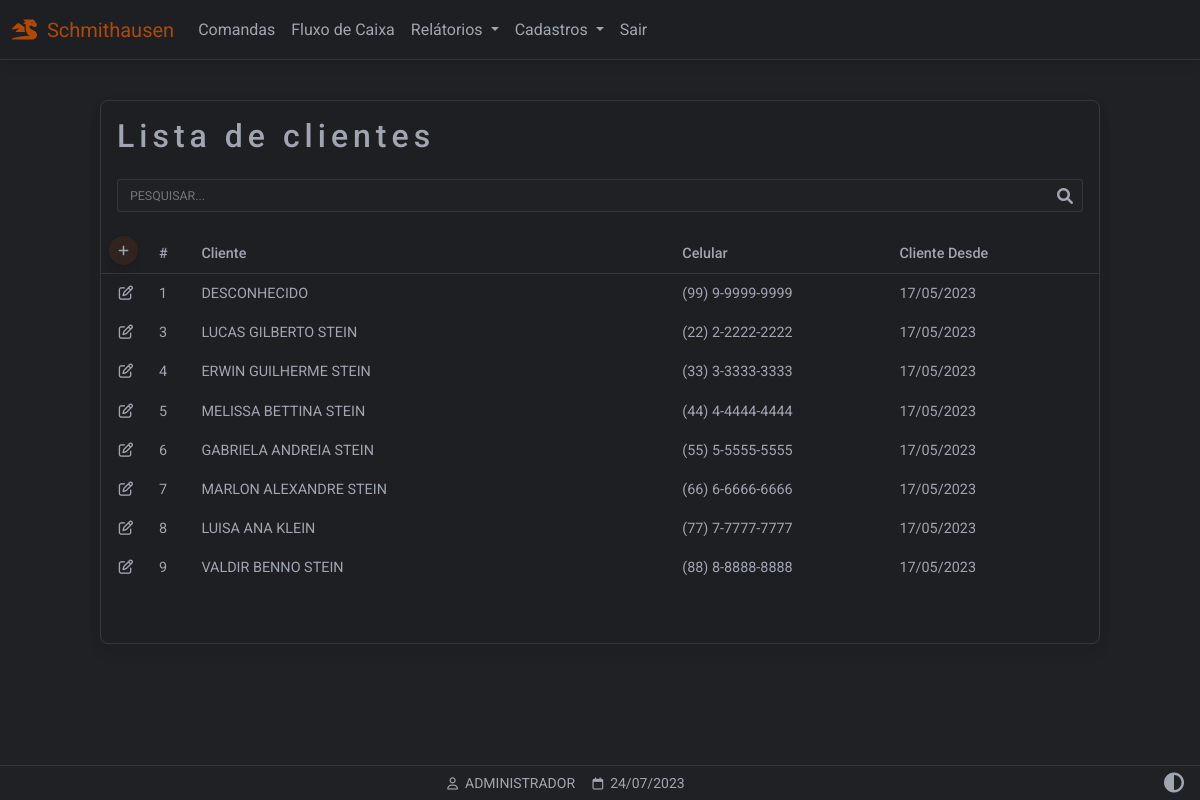
/clientes (signed in), run on the app's committed database.
### website/models.py (models this page shows)
class Cliente(db.Model):
    id = db.Column(db.Integer, primary_key=True)
    fone = db.Column(db.String(150))
    data_criacao = db.Column(db.DateTime(timezone=True), default=func.now())
    nome = db.Column(db.String(150))

class User(db.Model, UserMixin):
    id = db.Column(db.Integer, primary_key=True)
    email = db.Column(db.String(150), unique=True)
    password = db.Column(db.String(150))
    first_name = db.Column(db.String(150))
    user = db.relationship('Produto',backref='produto')

### website/views.py (the view)
@views.route('/clientes', methods=['GET','POST'])
@login_required
def clientes():
    clientes = []
    rows = Cliente.query.all()
    for r in rows:
        clientes.append(r)
    return render_template("clientes_listar.html", user=current_user, data=data, clientes=clientes)

### website/__init__.py (called while the page is built)
def create_app():
    app = Flask(__name__)
    app.config['SECRET_KEY'] = 'hjshjhdjah kjshkjdhjs'
    app.config['SQLALCHEMY_DATABASE_URI'] = f'sqlite:///{DB_NAME}'
    app.config["TEMPLATES_AUTO_RELOAD"] = True
    db.init_app(app)
    from .views import views
    from .auth import auth
    app.register_blueprint(views, url_prefix='/')
    app.register_blueprint(auth, url_prefix='/')
    from .models import User, Cliente, Produto
    with app.app_context():
        db.create_all()
    login_manager = LoginManager()
    login_manager.login_view = 'auth.login'
    login_manager.login_message = u"FAVOR EFETUAR LOGIN!"
    login_manager.init_app(app)
    @login_manager.user_loader
    def load_user(id):
        return User.query.get(int(id))
    return app

### website/templates/clientes_listar.html (shortened to what this page needs)
{% extends "base.html" %}
{% block content %}
<div class="container-fluid" style="min-height:100dvh;padding-top:100px">
<div class="table-responsive w-100 card myTheme-900 larg-max m-auto" style="padding-bottom: 40px">
        <table class="table table-borderless table-sm myTheme-900 ">
            <thead>
                <tr>
                    <h2 class="p-3 ">Lista de clientes</h2>
                </tr>
                <tr>
                <tr>
                    <div class="p-3 pt-0">
                        <div class="form-outline" style="margin-bottom: 0!important;padding-bottom: 0!important;">
                            <input type="text" style="text-transform:uppercase" id="inputPesquisarCliente"
                                class="myInputs form-control-sm" placeholder="Pesquisar..."
                                onkeyup='pesquisarTabelaClientes()' />
                        </div>
                    </div>
                </tr>
                <thead>
                    <tr>
                        <th class="text-nowrap" scope="col">
                            <a href="/clientes_cadastrar" class="p-2 btn btn-sm btn-floating btn-add">
                                <i class="fa-solid fa-plus"></i>
                            </a>
                        </th>
                        <th class="text-nowrap" scope="col">#</th>
                        <th class="text-nowrap" scope="col" style="min-width: 280px;">Cliente</th>
                        <th class="text-nowrap" scope="col">Celular</th>
                        <th class="text-nowrap" scope="col">Cliente Desde</th>
                        <th class="text-nowrap" scope="col"></th>
                    </tr>
                </thead>
            <tbody id="tb-clientes">
                {% for i in clientes %}
                <tr>
                    <td class="text-center" style="width: 50px">
                        <a role="button" class="" href="/clientes_atualizar/{{ i.id }}">
                            <i class="fa-regular fa-pen-to-square"></i>
                        </a>
                    </td>
                    <td class="text-nowrap" scope="row"> {{ i.id }} </td>
                    <td class="text-nowrap" scope="row"> {{ i.nome }} </td>
                    <td class="text-nowrap" scope="row"> {{ i.fone }} </td>
                    <td class="text-nowrap" scope="row"> {{ i.data_criacao.strftime('%d/%m/%Y') }} </td>
                    <td>
                    </td>
                </tr>
                {% endfor %}
            </tbody>
        </table>
    </div>
</div>
{% endblock %}
{% block titlefooter %}
<span>
    &nbsp;{{ user.first_name.split()[0] | upper }}
    <span>
        &nbsp;{{ data.strftime('%d/%m/%Y') }}
    </span>
    {% endblock %}

### website/static/css/base.css (style rules this page uses)
:root { --custom-color: 211, 84, 0; --color-primary: 59, 113, 202; --color-secondary: 159,166,178; --color-success: 20,164,77; --color-danger: 220, 76, 76; --color-warning: 228,161,27; --color-info: 84,180,211; --color-ligth: 251,251,251; --color-theme-500: 32, 33, 36; --color-theme-900: 30, 31, 34; --cor-fonte: 159,166,178; --cor-da-borda: 53, 56, 59; }
.larg-max { max-width: 1000px!important; }
h2 { letter-spacing: 5px; }
.myTheme-900 { background-color: rgb(var(--color-theme-900))!important; color: rgb(var(--cor-fonte))!important; }
.myTheme-500 { background-color: rgb(var(--color-theme-500))!important; color: rgb(var(--cor-fonte))!important; }
.my-footer span { color: rgb(var(--cor-fonte)); }
.table-responsive { border: 1px solid rgb(var(--cor-da-borda))!important; color: rgb(var(--cor-fonte))!important; margin-bottom: 80px!important; }
.table-responsive thead th { border-bottom: 1px solid rgb(var(--cor-da-borda))!important; }
.btn-add { background-color: rgba(var(--custom-color),0.1); border-radius: 50%; width: 30px; height: 30px; color: rgb(var(--cor-fonte)); display: flex; align-items: center; justify-content: center; }
.fa-pen-to-square, .fa-trash-can { color: rgb(var(--cor-fonte))!important; }
.form-outline { margin-bottom: 30px!important; }
.myInputs { color: rgb(var(--cor-fonte))!important; border: 1px solid rgb(var(--cor-da-borda))!important; background-color: rgb(var(--color-theme-500)); width: 100%; padding: 0.35rem; padding-left: 0.75rem; border-radius: 3px; }

### data on the page
Cliente: id "1", nome "DESCONHECIDO", fone "(99) 9-9999-9999", data_criacao "17/05/2023"
Cliente: id "3", nome "LUCAS GILBERTO STEIN", fone "(22) 2-2222-2222", data_criacao "17/05/2023"
Cliente: id "4", nome "ERWIN GUILHERME STEIN", fone "(33) 3-3333-3333", data_criacao "17/05/2023"
Cliente: id "5", nome "MELISSA BETTINA STEIN", fone "(44) 4-4444-4444", data_criacao "17/05/2023"
Cliente: id "6", nome "GABRIELA ANDREIA STEIN", fone "(55) 5-5555-5555", data_criacao "17/05/2023"
Cliente: id "7", nome "MARLON ALEXANDRE STEIN", fone "(66) 6-6666-6666", data_criacao "17/05/2023"
Cliente: id "8", nome "LUISA ANA KLEIN", fone "(77) 7-7777-7777", data_criacao "17/05/2023"
Cliente: id "9", nome "VALDIR BENNO STEIN", fone "(88) 8-8888-8888", data_criacao "17/05/2023"
User: first_name "ADMINISTRADOR"

### other printed values
{{ data.strftime('%d/%m/%Y') }} "24/07/2023"
